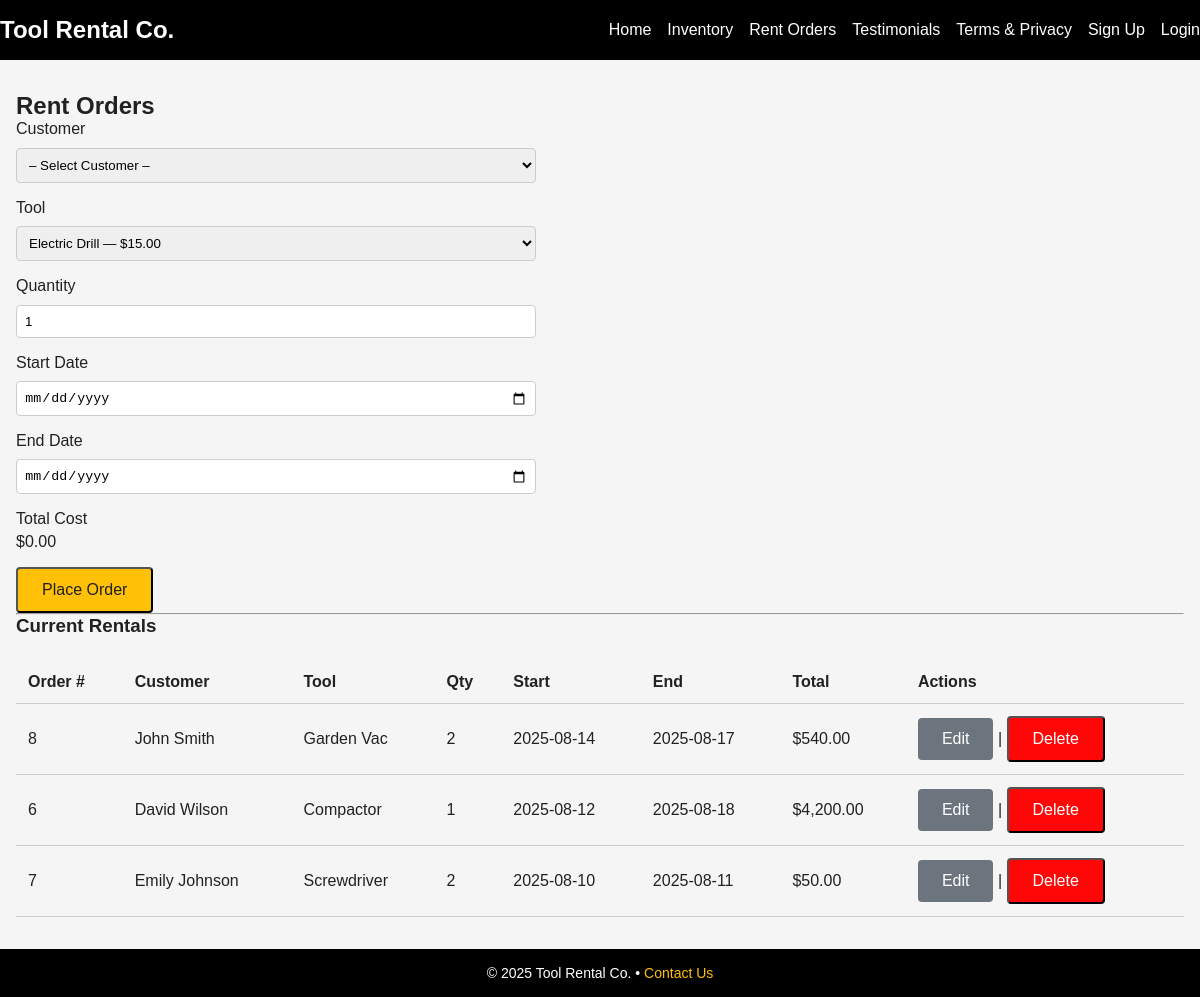
/pages/rent_orders.php?tool_id=2, run on the app's committed database.
### tables this page shows
CREATE TABLE `orders` (
  `id` int(10) UNSIGNED NOT NULL,
  `customer_id` int(11) NOT NULL,
  `tool_id` int(11) NOT NULL,
  `qty` int(11) NOT NULL,
  `startdate` date NOT NULL,
  `enddate` date NOT NULL,
  `total` float NOT NULL
);

CREATE TABLE `customers` (
  `id` int(11) NOT NULL,
  `first_name` varchar(50) NOT NULL,
  `last_name` varchar(50) NOT NULL,
  `address` varchar(255) DEFAULT NULL,
  `phone` varchar(20) DEFAULT NULL,
  `email` varchar(100) DEFAULT NULL
);

CREATE TABLE `tool` (
  `id` int(11) NOT NULL,
  `name` varchar(50) NOT NULL,
  `id_category` int(11) NOT NULL,
  `id_location` int(11) NOT NULL,
  `price` float NOT NULL
);

### pages/rent_orders.php (the view, shortened to what this page needs)
<?php
include __DIR__ . '/../header.php';
$pdo = setConnectionInfo();
$selectedToolId = isset($_POST['inventoryID']) ? (int) $_POST['inventoryID'] : 0;
$quantity = isset($_POST['quantity']) ? (int) $_POST['quantity'] : 1;
$startDate = $_POST['startDate'] ?? '';
$endDate = $_POST['endDate'] ?? '';
if ($selectedToolId === 0) {
    if (isset($_GET['tool_id'])) {
        $selectedToolId = (int) $_GET['tool_id'];
    }
}
$stmt2 = $pdo->query("SELECT id, name, price FROM tool ORDER BY name");
$tools = $stmt2->fetchAll(PDO::FETCH_ASSOC);
$sqlOrders = "SELECT
                o.id AS order_id,
                c.first_name,
                c.last_name,
                t.name AS tool_name,
                o.qty,
                o.startdate,
                o.enddate,
                o.total
              FROM orders o
              JOIN customers c ON o.customer_id = c.id
              JOIN tool t ON o.tool_id = t.id
              ORDER BY o.startdate DESC";
$stmt3 = $pdo->query($sqlOrders);
$orders = $stmt3->fetchAll(PDO::FETCH_ASSOC);
?>
<main class="container">
    <h2>Rent Orders</h2>
    <form id="orderForm" action="" method="POST" novalidate>
        <div class="form-group">
            <label for="customerID">Customer</label>
            <select id="customerID" name="customerID" required>
                <option value="">– Select Customer –</option>
            </select>
        </div>
        <div class="form-group">
            <label for="inventoryID">Tool</label>
            <select id="inventoryID" name="inventoryID" required>
                <?php foreach ($tools as $t): ?>
                    <?php
                    $tid = (int) $t['id'];
                    $tname = htmlspecialchars($t['name'], ENT_QUOTES, 'UTF-8');
                    $price = number_format((float) $t['price'], 2);
                    $sel = ($selectedToolId === $tid) ? ' selected' : '';
                    ?>
                    <option value="<?= $tid ?>" <?= $sel ?>><?= $tname ?> — $<?= $price ?></option>
                <?php endforeach; ?>
            </select>
        </div>
        <div class="form-group">
            <label for="quantity">Quantity</label>
            <input type="number" id="quantity" name="quantity" min="1"
                value="<?= htmlspecialchars((string) $quantity) ?>" required>
        </div>
        <div class="form-group">
            <label for="startDate">Start Date</label>
            <input type="date" id="startDate" name="startDate" value="<?= htmlspecialchars($startDate) ?>" required>
        </div>
        <div class="form-group">
            <label for="endDate">End Date</label>
            <input type="date" id="endDate" name="endDate" value="<?= htmlspecialchars($endDate) ?>" required>
        </div>
        <div class="form-group">
            <label>Total Cost</label>
            <div id="totalCost">$0.00</div>
        </div>
        <button type="submit" class="btn btn-primary">Place Order</button>
    </form>
    <hr>
    <h3>Current Rentals</h3>
    <table class="orders-table">
        <thead>
            <tr>
                <th>Order #</th>
                <th>Customer</th>
                <th>Tool</th>
                <th>Qty</th>
                <th>Start</th>
                <th>End</th>
                <th>Total</th>
                <th>Actions</th>
            </tr>
        </thead>
        <tbody>
            <?php if (!empty($orders)): ?>
                <?php foreach ($orders as $o): ?>
                    <tr>
                        <td><?= (int) $o['order_id'] ?></td>
                        <td><?= htmlspecialchars($o['first_name'] . ' ' . $o['last_name']) ?></td>
                        <td><?= htmlspecialchars($o['tool_name']) ?></td>
                        <td><?= (int) $o['qty'] ?></td>
                        <td><?= htmlspecialchars($o['startdate']) ?></td>
                        <td><?= htmlspecialchars($o['enddate']) ?></td>
                        <td>$<?= number_format((float) $o['total'], 2) ?></td>
                        <td>
                            <a href="edit_order.php?id=<?= (int) $o['order_id'] ?>" class="btn btn-secondary btn-sm">Edit</a> |
                            <form method="POST" style="display:inline" onsubmit="return confirm('Delete this order?');">
                                <button type="submit" class="btn btn-danger">Delete</button>
                            </form>
                        </td>
                    </tr>
                <?php endforeach; ?>
            <?php else: ?>
                <tr>
                    <td colspan="8">(No current rentals found)</td>
                </tr>
            <?php endif; ?>
        </tbody>
    </table>
</main>
<?php include __DIR__ . '/../footer.php'; ?>
</body>
</html>

### css/style.css (style rules this page uses)
:root { --color-primary: #FFC107; --color-accent: #FF6F00; --color-danger: #ff0707; --color-secondary: #6c757d; --color-dark: #212121; --color-light: #F5F5F5; --color-white: #FFFFFF; --text-on-dark: #FFFFFF; --text-on-primary: #212121; --color-hero-bg: #2C2C2C; --max-width: 1200px; }
* { margin: 0; padding: 0; box-sizing: border-box; }
html, body { height: 100%; margin: 0; padding: 0; display: flex; flex-direction: column; }
body { font-family: Arial, sans-serif; background: var(--color-light); color: var(--color-dark); }
a { text-decoration: none; color: inherit; }
.container { max-width: var(--max-width); margin: 0 auto; padding: 0 1rem; width: 100%; }
.btn { display: inline-block; padding: 0.75em 1.5em; border-radius: 4px; font-size: 1rem; cursor: pointer; transition: background 0.2s; }
.btn-primary { background: var(--color-primary); color: var(--text-on-primary); }
.btn-danger { background: var(--color-danger); color: var(--text-on-dark); }
.btn-secondary { background: var(--color-secondary); color: var(--text-on-dark); }
body.login-page main, body.login_customer-page main, body.signup-page main, body.inventory-page main, body.edit_order-page main, body.rent_orders-page main { flex-grow: 1; padding: 2rem 1rem; background-color: var(--color-light); }
.form-group { margin-bottom: 1rem; }
input, select { padding: 0.5rem; width: 100%; max-width: 400px; margin-top: 0.25rem; border: 1px solid #ccc; border-radius: 4px; }
.inventory-table, .orders-table { width: 100%; border-collapse: collapse; margin-top: 1.5rem; }
.inventory-table th, .inventory-table td, .orders-table th, .orders-table td { border-bottom: 1px solid #ccc; padding: 0.75rem; text-align: left; }
.form-group label { display: block; margin-bottom: 0.35rem; font-weight: 500; }
.form-group input, .form-group select { width: 100%; max-width: 520px; box-sizing: border-box; }
.form-group input[type="date"] { padding: 0.45rem; line-height: 1.2; }

### data on the page
orders: id "8", customer.last_name "John Smith", tool.name "Garden Vac", qty "2", startdate "2025-08-14", enddate "2025-08-17", total "540.00"
orders: id "6", customer.last_name "David Wilson", tool.name "Compactor", qty "1", startdate "2025-08-12", enddate "2025-08-18", total "4,200.00"
orders: id "7", customer.last_name "Emily Johnson", tool.name "Screwdriver", qty "2", startdate "2025-08-10", enddate "2025-08-11", total "50.00"

### other printed values
form field inventoryID "Electric Drill — $15.00"
